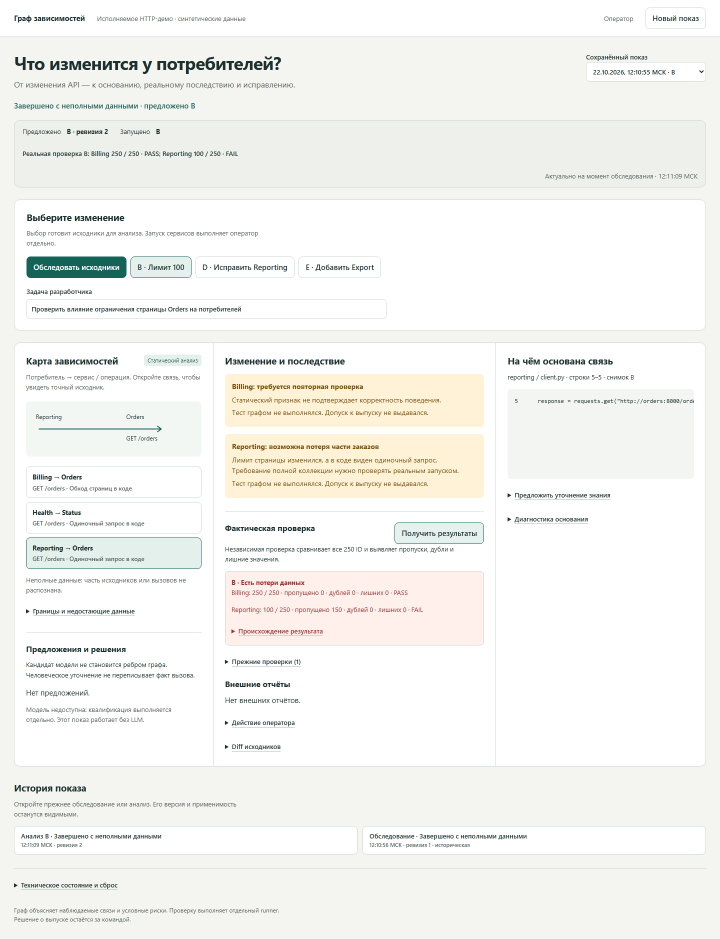
#> input picture docs/agent-graph-demo/deployments/2026-10-22/target-desktop-B.png, 1440 x 1878 px (shown at 1/2 size)
$ python crop_screens.py
#> lines starting #> are read from the running program, lines starting #| are printed output that depends on the picture
"""Cut slide-sized fragments out of the target VM screenshots of 22.10.2026.

Sources are the unmodified acceptance screenshots in
docs/agent-graph-demo/deployments/2026-10-22/ (bytes fixed in files-sha256.txt).
Only cropping is applied: no retouching, no text edits.

Run from the repository root:
    python docs/product/pilot/presentation/src/crop_screens.py
"""

import json
from pathlib import Path

from PIL import Image

ROOT = Path(__file__).resolve().parents[5]
SRC = ROOT / "docs/agent-graph-demo/deployments/2026-10-22"
OUT = Path(__file__).resolve().parent / "img"

# name: (source file, (left, top, right, bottom)) in source pixels
CROPS = {
    "b-impact": ("target-desktop-B.png", (430, 690, 990, 1010)),
    "b-basis": ("target-desktop-B.png", (994, 690, 1410, 970)),
    # The result boxes only. The line above them in the VM build calls the
    # operator run "independent"; the integration audit (F2) found that wrong,
    # so it is cropped out instead of being repeated on a slide.
    "b-check": ("target-desktop-B.png", (446, 1138, 974, 1296)),
    "e-list": ("target-desktop-E-confirmed.png", (30, 922, 426, 1262)),
    "e-check": ("target-desktop-E-confirmed.png", (446, 996, 974, 1188)),
    "a-summary": ("target-ready-A.png", (36, 248, 520, 322)),
    "a-nocheck": ("target-ready-A.png", (442, 930, 880, 958)),
    "stop-summary": ("target-provider-stop-unknown.png", (36, 248, 640, 322)),
}


def main() -> None:
    OUT.mkdir(parents=True, exist_ok=True)
    sizes = {}
    for name, (src, box) in CROPS.items():
        img = Image.open(SRC / src).convert("RGB").crop(box)
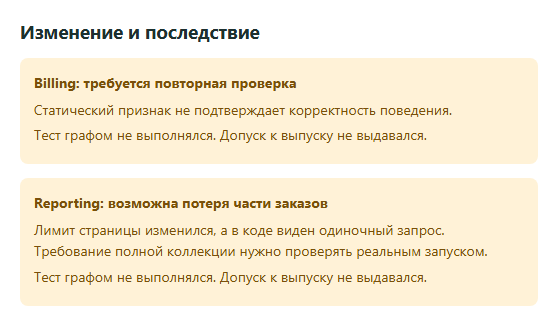
#> img: PIL image 560x320 RGB; mean R, G, B 247.5, 237.9, 218
        img.save(OUT / f"{name}.png", optimize=True)
        sizes[name] = list(img.size)
        print(name, box)
    # build.js sizes each picture from its pixel width
    (Path(__file__).resolve().parent / "img-sizes.json").write_text(
        json.dumps(sizes, indent=1) + "\n", encoding="utf-8"
    )


if __name__ == "__main__":
    main()
